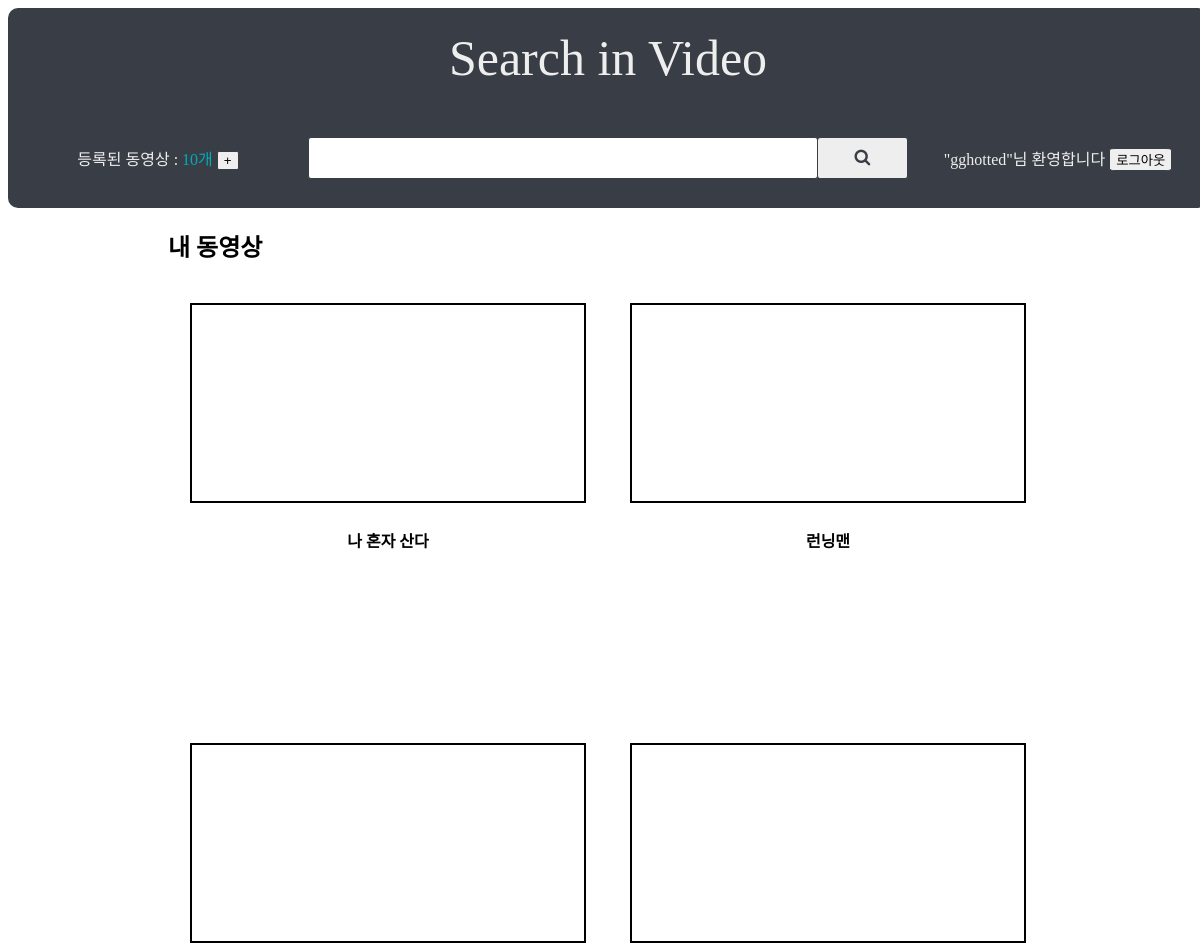
The app's page / (signed in, upper part), older data.
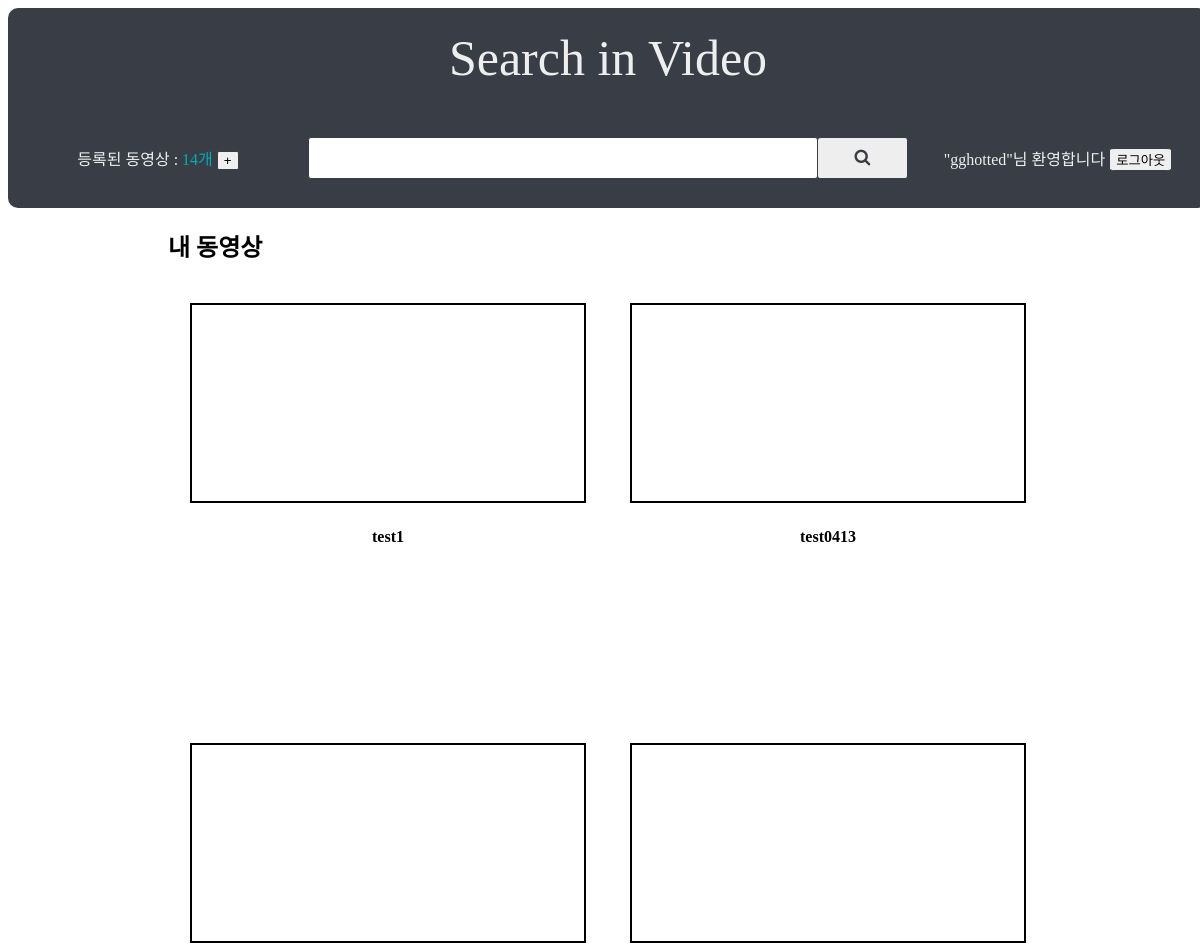
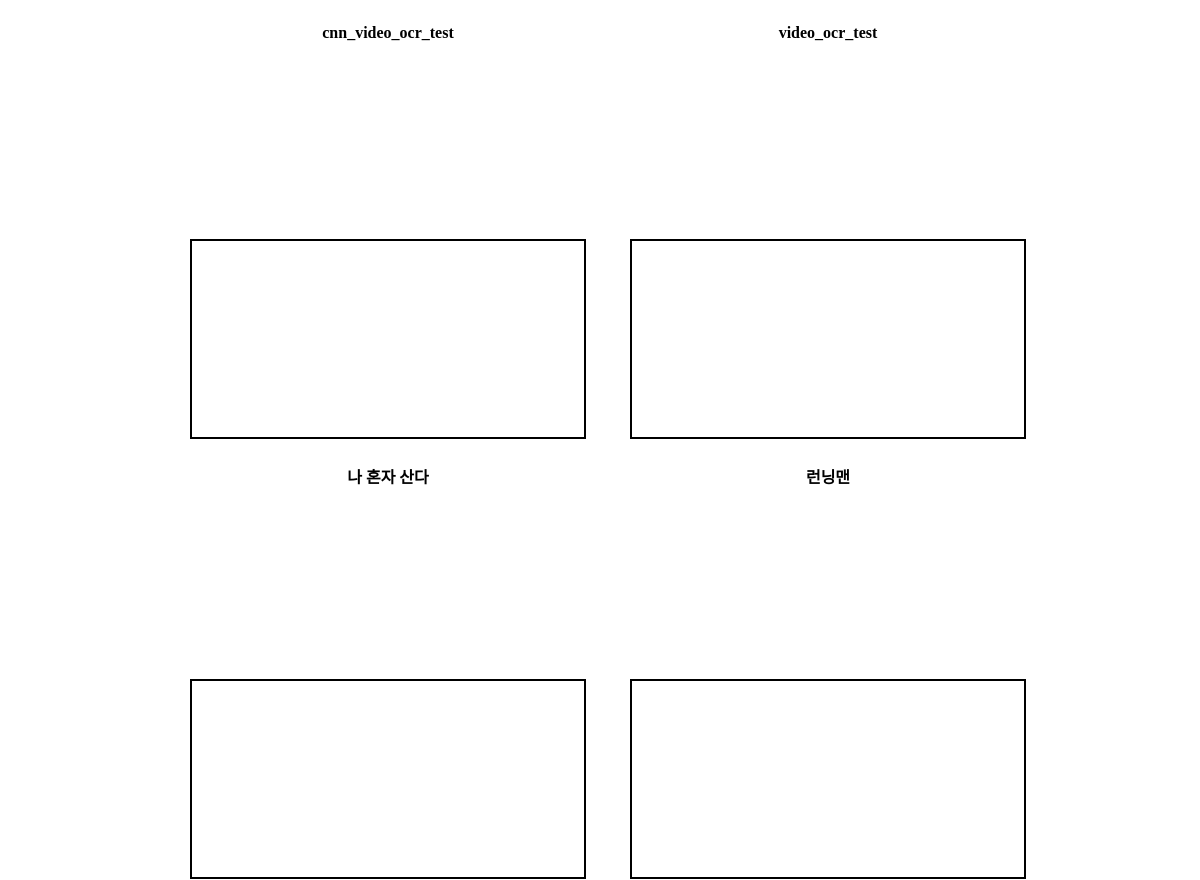
The same page, newer data (2 pictures, top to bottom).
### search_in_video/models.py (models this page shows, shortened)
class Video(models.Model):
    user = models.ForeignKey(User, on_delete=models.CASCADE, related_name='videos')
    title = models.CharField(max_length=100)
    video = models.FileField(null=True)
    audio = models.FileField(null=True)
    source_type = models.CharField(max_length=50)
    youtube_link = models.CharField(max_length=255, null=True)
    state = models.CharField(max_length=50)
    created = models.DateTimeField(auto_now_add=True)
    class Meta:
        ordering = ['-created']

### search_in_video/views.py (the view)
# urls.py: path('', views.IndexView.as_view(), name='home'),
class IndexView(View):
    def get(self, request):
        videos = None
        if request.user:
            videos = request.user.videos.all()
        return render(request, 'home.html', {'videos': videos})

### templates/home.html
{% extends 'base.html' %}
{% block content %}
<h2>내 동영상</h2>
{% for video in videos %}
    {% if video.video %}
    <div class="video-box-2">
        <video src="{{video.video.url}}" width="396px"></video>
        <h4>{{video.title}}</h4>
    </div>
    {% endif %}
{% endfor %}
{% endblock %}

### templates/base.html (shortened to what this page needs)
<!DOCTYPE html>
{% load static %}
<html lang="ko">
<head>
    <link rel="stylesheet" href="//code.jquery.com/ui/1.12.1/themes/base/jquery-ui.css">
    <link rel="stylesheet" href="https://cdnjs.cloudflare.com/ajax/libs/font-awesome/4.7.0/css/font-awesome.min.css">
    <link rel="stylesheet" href="{% static 'css/style.css' %}">
</head>
<body>
<div class="container">
    <div class="header">
        <div class="site-title-box">
            <a href="{% url 'home' %}">Search in Video</a>
        </div>
        <div class="header-info-box">
            <div class="user-storage-info">
                {% if request.user.is_authenticated %}
                <span class="oatmeal">등록된 동영상 : </span>
                <a class="strong" href="{% url 'home' %}">{{request.user.videos.all|length}}개</a>
                {% endif %}
                <button class="btn" onclick="location.href='{% url 'upload' %}'">+</button>
            </div>
            <div class="search-info">
                <form id="search_form" class="search-form" action="{% url 'list' %}">
                    <input id="find_text" name="find_text" value="{{request.GET.find_text}}">
                    <button><i class="fa fa-search"></i></button>
                </form>
            </div>
            <div class="user-info">
                {% if request.user.is_authenticated %}
                <span class="oatmeal">"{{request.user}}"님 환영합니다</span>
                <button class="btn" onclick="location.href='{% url 'login' %}'">로그아웃</button>
                {% else %}
                <button class="btn" onclick="location.href='{% url 'login' %}'">로그인</button>
                <button class="btn" onclick="location.href='{% url 'signup' %}'">회원가입</button>
                {% endif %}
            </div>
        </div>
    </div>
    <div class="content">
        {% block content %}
        {% endblock %}
    </div>
</div>
</body>
</html>

Row changes from the older to the newer data that the page shows:
added Video: title "test1"
added Video: title "test0413"
added Video: title "cnn_video_ocr_test"
added Video: title "video_ocr_test"
Text that changed along with them:
{{ request.user.videos.all|length }}: "10" → "14"
